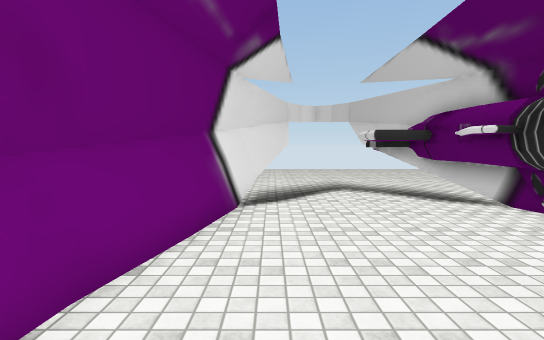
view 1 (above)

14 first-person views from a walk through a Unity game level. The camera is 1.4 m above the floor, tilts 4° down and sees 80° across. The floor is counted in squares, 1 m on a side. Each view is taken from the middle of a square. On the plan, view 1 faces up. The plan holds only what a view shows up to about 15 squares ahead; the rest is blank. The place goes on beyond the plan. Some surface patterns are stand-ins.

view 2
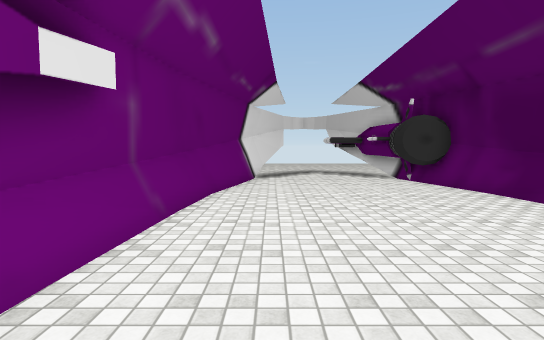

view 3
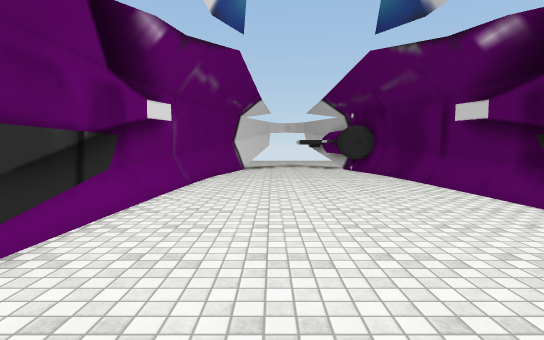

view 4
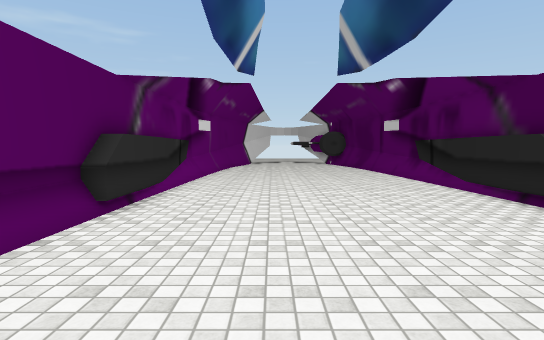

view 5
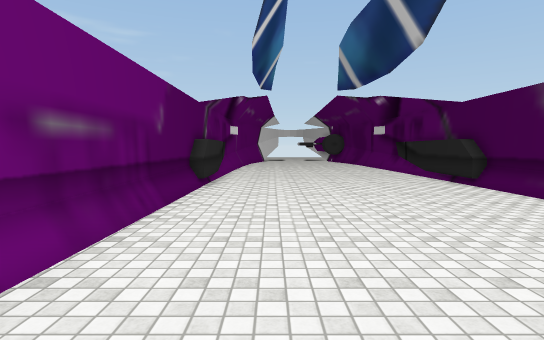

view 6
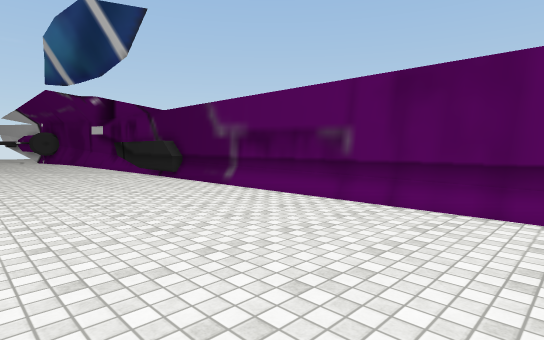

view 7
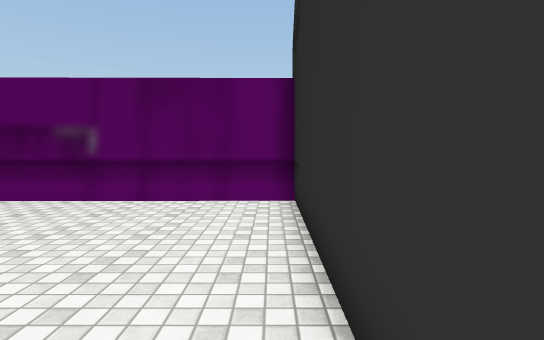

view 8
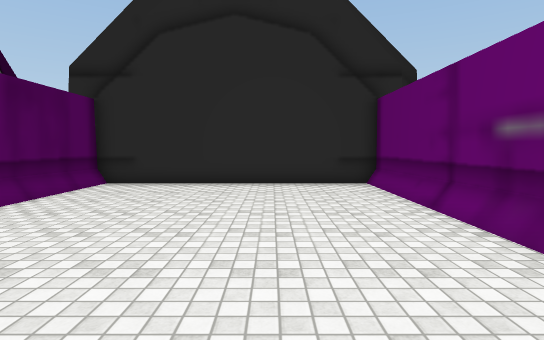

view 9
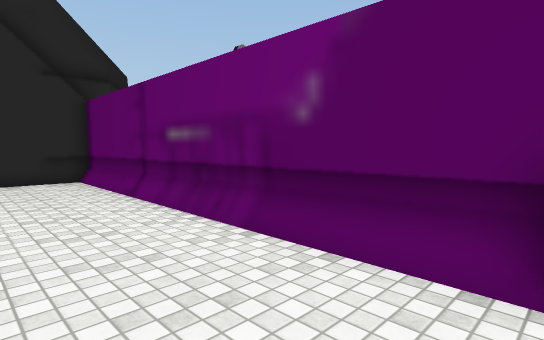

view 10
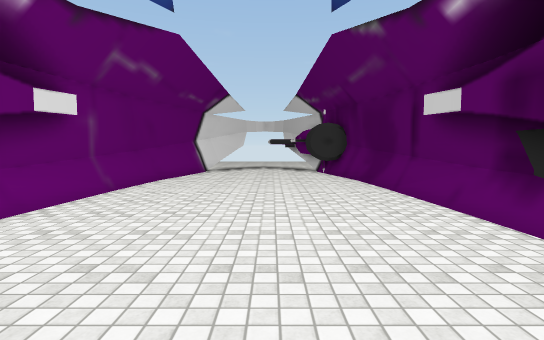

view 11
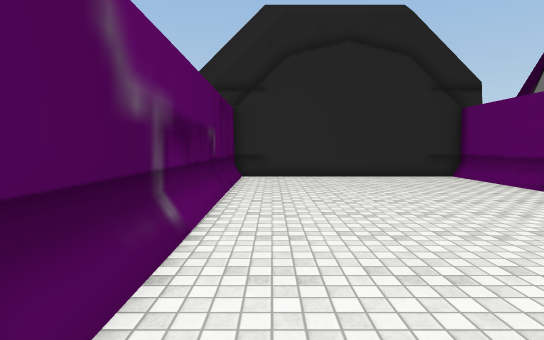

view 12
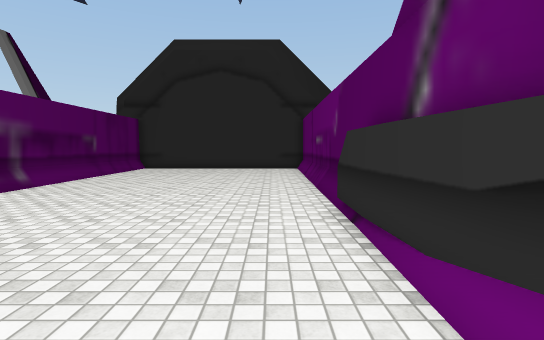

view 13
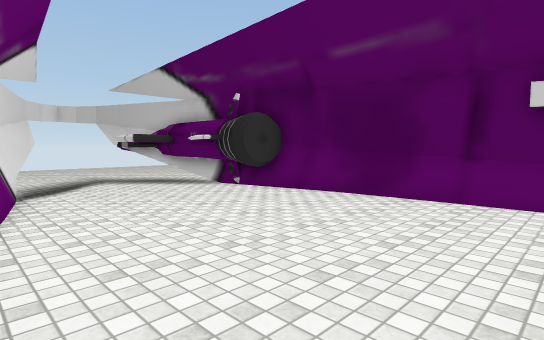

view 14
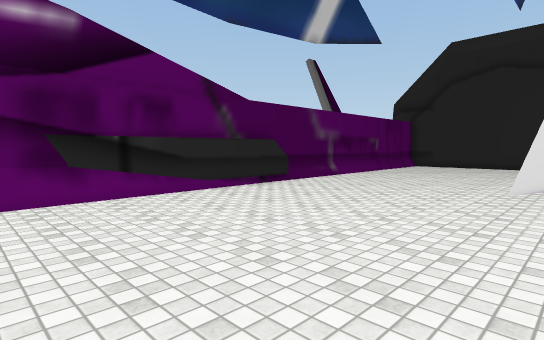

### Floor plan
Key: @ floor where view 1 was taken; # wall or solid block; . floor; = window, fence, low wall or low ledge; ^ raised ledge.
Columns run from 3 left of view 1 to 8 right of it. Each row starts with its distance up from view 1.
  9   #     #
  8   # ....#
  7  ##.....# #
  6  ##.....###
  5  #......###
  4  #........#
  3  #........#
  2  #........#
  1  #........#^
  0 ##.@......#^
 -1 ##........#^
 -2 #.........#^
 -3 #.........=^
 -4 ##........#^
 -5 ##........#^
 -6  #........#^
 -7 # ........##
 -8 # ........##
 -9 #^........##
-10 #^........#
-11 #^........#
-12 #^........#
-13 #^........##
-14 ^^........^^
-15 ^^........^^
-16 ^^........^^
-17 ^^........^^
-18 ^^........^^
-19 ^^........ ^
-20 ^^........ ^
-21 ^^........ ^
-22 ^^........ ^
-23 ^^........ ^
-24 ^^........ ^
-25 ^ ........ ^
-26 ^ ........ ^
-27 ^ ........ #
-28 ##########^#

Where each view was taken, in squares from view 1:
view 1: 0 up, 0 right, facing up
view 2: 7 down, 0 right, facing up
view 3: 13 down, 1 right, facing up
view 4: 20 down, 1 right, facing up
view 5: 25 down, 0 right, facing up
view 6: 27 down, 0 right, facing up-right
view 7: 27 down, 1 left, facing right
view 8: 15 down, 1 right, facing down
view 9: 13 down, 1 right, facing down-left
view 10: 11 down, 3 right, facing up
view 11: 12 down, 6 right, facing down
view 12: 6 down, 1 left, facing down
view 13: 3 down, 2 left, facing up-right
view 14: 3 down, 2 left, facing down-right
